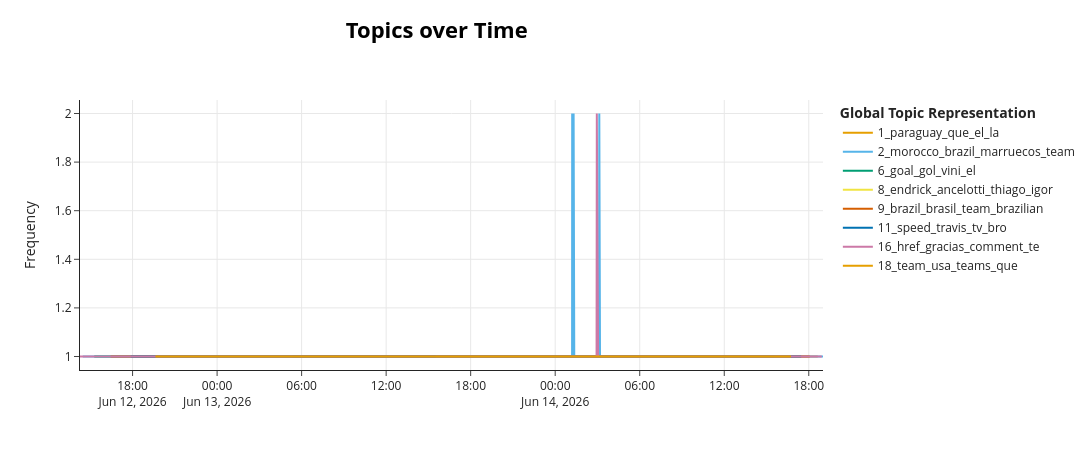

Notebook cell for this chart:
### Markdown cell above
---

### 4. Evolución temporal de tópicos

BERTopic puede calcular cómo cambia la prevalencia de cada tópico en el tiempo. Con un solo partido, la granularidad disponible es la fecha/hora de publicación del comentario.

### Code cell
if df is not None and not df.empty and 'topic' in df.columns:
    timestamps = pd.to_datetime(df['published_at'], errors='coerce')

    if timestamps.notna().sum() > 10:
        tot_df = topics_over_time_df(model, texts, timestamps)
        if not tot_df.empty:
            print(f"Evolución temporal calculada: {tot_df.shape[0]} filas")
            # BERTopic built-in visualization
            try:
                fig = model.visualize_topics_over_time(tot_df, top_n_topics=min(8, tot_df['Topic'].nunique()))
                fig.show()
            except Exception as exc:
                print(f"Visualización no disponible: {exc}")
                # Fallback: show raw
                display(tot_df.head(10))
        else:
            print("No se pudo calcular la evolución temporal (posiblemente muy pocos datos).")
    else:
        print(f"Solo {timestamps.notna().sum()} comentarios con timestamp válido — insuficiente para evolución temporal significativa.")
